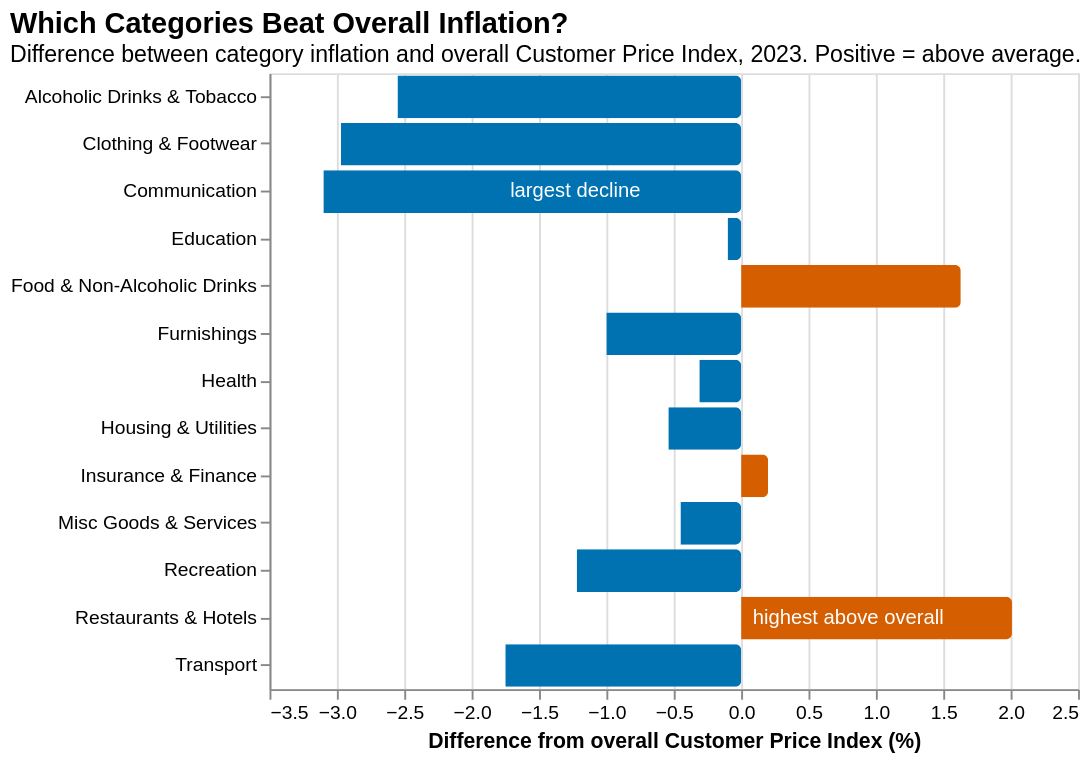

The Vega-Lite source for this figure:
### Vega-Lite specification from a JSON file in a GitHub repository (floating-point values rounded to 4 significant figures)
{"$schema": "https://vega.github.io/schema/vega-lite/v5.json", "title": {"text": "Which Categories Beat Overall Inflation?", "subtitle": "Difference between category inflation and overall Customer Price Index, 2023. Positive = above average.", "anchor": "start", "fontSize": 15, "subtitleFontSize": 12}, "width": 420, "height": 320, "layer": [{"data": {"values": [{"label": "Restaurants & Hotels", "diff": 2.01}, {"label": "Food & Non-Alcoholic Drinks", "diff": 1.63}, {"label": "Insurance & Finance", "diff": 0.2}, {"label": "Education", "diff": -0.1}, {"label": "Health", "diff": -0.31}, {"label": "Misc Goods & Services", "diff": -0.45}, {"label": "Housing & Utilities", "diff": -0.54}, {"label": "Furnishings", "diff": -1.0}, {"label": "Recreation", "diff": -1.22}, {"label": "Transport", "diff": -1.75}, {"label": "Alcoholic Drinks & Tobacco", "diff": -2.55}, {"label": "Clothing & Footwear", "diff": -2.97}, {"label": "Communication", "diff": -3.1}]}, "mark": {"type": "bar", "cornerRadiusEnd": 3}, "encoding": {"y": {"field": "label", "type": "nominal", "sort": "-x", "title": null}, "x": {"field": "diff", "type": "quantitative", "title": "Difference from overall Customer Price Index (%)", "axis": {"grid": true}}, "color": {"condition": {"test": "datum.diff > 0", "value": "#D55E00"}, "value": "#0072B2"}, "tooltip": [{"field": "label", "title": "Category"}, {"field": "diff", "title": "Diff from overall (%)", "format": ".2f"}]}}, {"data": {"values": [{"x": 0.0, "label": "Restaurants & Hotels", "note": "highest above overall"}, {"x": -1.8, "label": "Communication", "note": "largest decline"}]}, "mark": {"type": "text", "fontSize": 10.5, "color": "#ffff", "align": "left", "dx": 6}, "encoding": {"x": {"field": "x", "type": "quantitative"}, "y": {"field": "label", "type": "nominal"}, "text": {"field": "note"}}}]}
